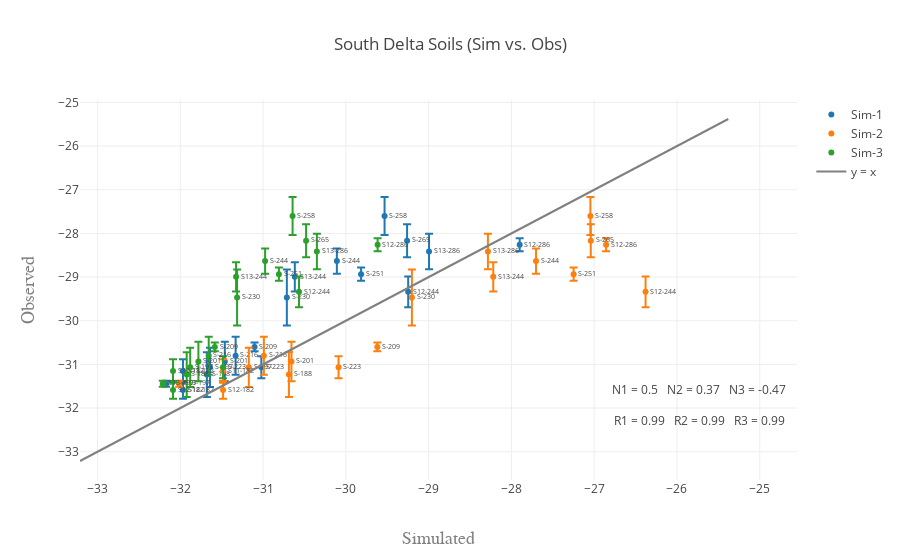

The code cell stored with this chart in its notebook:
### Code cell
data = []
df = delta_dat.loc[delta_dat['Transect'] == 'S']
for folder in range(1, folders + 1):
    df1 = df.loc[df['IDsim'] == ('Sim-' + str(folder))]
    trace = get_scatter(df1, test_var, sd, name=('Sim-' + str(folder)))
    data.append(trace)
    
data.append(get_xy_line(df, test_var, delta=True))

fig = go.Figure(data=data, layout=get_layout(df, test_var, folders, title='South Delta Soils (Sim vs. Obs)', delta=True))
iplot(fig)

### Figure 1 — Plotly figure (JSON) as saved in the notebook; plotly's stock layout.template omitted (floating-point values rounded to 4 significant figures)
{"data": [{"error_y": {"array": [0.2702, 0.2017, 0.35, 0.1513, 0.07071, 0.3338, 0.4073, 0.5132, 0.4509, 0.4509, 0.1, 0.4359, 0.2517, 0.6429, 0.2887, 0.1528, 0.4359, 0.3786], "symmetric": true, "type": "data"}, "mode": "markers+text", "name": "Sim-1", "text": ["S11-182", "S12-182", "S12-244", "S12-286", "S13-197", "S13-244", "S13-286", "S-188", "S-197", "S-201", "S-209", "S-216", "S-223", "S-230", "S-244", "S-251", "S-258", "S-265"], "textfont": {"size": 7}, "textposition": "right", "type": "scatter", "x": [-31.97, -31.97, -29.25, -27.9, -32.17, -30.62, -29.0, -31.68, -31.64, -31.46, -31.1, -31.33, -31.02, -30.71, -30.11, -29.82, -29.53, -29.26], "y": [-31.15, -31.58, -29.34, -28.26, -31.44, -28.99, -28.41, -31.23, -31.07, -30.93, -30.6, -30.8, -31.07, -29.47, -28.63, -28.93, -27.6, -28.17]}, {"error_y": {"array": [0.2702, 0.2017, 0.35, 0.1513, 0.07071, 0.3338, 0.4073, 0.5132, 0.4509, 0.4509, 0.1, 0.4359, 0.2517, 0.6429, 0.2887, 0.1528, 0.4359, 0.3786], "symmetric": true, "type": "data"}, "mode": "markers+text", "name": "Sim-2", "text": ["S11-182", "S12-182", "S12-244", "S12-286", "S13-197", "S13-244", "S13-286", "S-188", "S-197", "S-201", "S-209", "S-216", "S-223", "S-230", "S-244", "S-251", "S-258", "S-265"], "textfont": {"size": 7}, "textposition": "right", "type": "scatter", "x": [-31.48, -31.48, -26.38, -26.86, -32.01, -28.22, -28.28, -30.69, -31.17, -30.66, -29.62, -30.99, -30.09, -29.2, -27.7, -27.25, -27.05, -27.04], "y": [-31.15, -31.58, -29.34, -28.26, -31.44, -28.99, -28.41, -31.23, -31.07, -30.93, -30.6, -30.8, -31.07, -29.47, -28.63, -28.93, -27.6, -28.17]}, {"error_y": {"array": [0.2702, 0.2017, 0.35, 0.1513, 0.07071, 0.3338, 0.4073, 0.5132, 0.4509, 0.4509, 0.1, 0.4359, 0.2517, 0.6429, 0.2887, 0.1528, 0.4359, 0.3786], "symmetric": true, "type": "data"}, "mode": "markers+text", "name": "Sim-3", "text": ["S11-182", "S12-182", "S12-244", "S12-286", "S13-197", "S13-244", "S13-286", "S-188", "S-197", "S-201", "S-209", "S-216", "S-223", "S-230", "S-244", "S-251", "S-258", "S-265"], "textfont": {"size": 7}, "textposition": "right", "type": "scatter", "x": [-32.09, -32.09, -30.57, -29.62, -32.21, -31.33, -30.35, -31.92, -31.88, -31.78, -31.58, -31.66, -31.48, -31.31, -30.98, -30.81, -30.64, -30.48], "y": [-31.15, -31.58, -29.34, -28.26, -31.44, -28.99, -28.41, -31.23, -31.07, -30.93, -30.6, -30.8, -31.07, -29.47, -28.63, -28.93, -27.6, -28.17]}, {"marker": {"color": "grey", "opacity": 0.9}, "mode": "lines", "name": "y = x", "type": "scatter", "x": [-33.21, -25.38], "y": [-33.21, -25.38]}], "layout": {"annotations": [{"showarrow": false, "text": "R1 = 0.99\n \nR2 = 0.99\n \nR3 = 0.99\n \n", "x": -25.68, "y": -32.28}, {"showarrow": false, "text": "N1 = 0.5\n \nN2 = 0.37\n \nN3 = -0.47\n \n", "x": -25.68, "y": -31.58}], "showlegend": true, "title": "South Delta Soils (Sim vs. Obs)", "xaxis": {"title": "Simulated", "titlefont": {"color": "#7f7f7f", "family": "Courier New, monospace", "size": 18}}, "yaxis": {"title": "Observed", "titlefont": {"color": "#7f7f7f", "family": "Courier New, monospace", "size": 18}}}}
